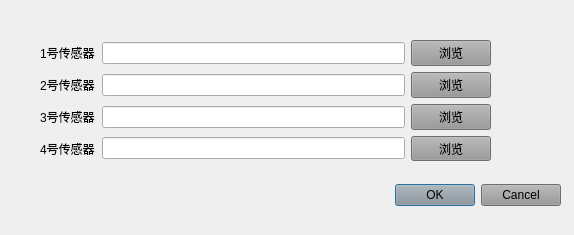
<?xml version="1.0" encoding="UTF-8"?>
<ui version="4.0">
 <class>ReadSensorsDialog</class>
 <widget class="QDialog" name="ReadSensorsDialog">
  <property name="geometry">
   <rect>
    <x>0</x>
    <y>0</y>
    <width>574</width>
    <height>235</height>
   </rect>
  </property>
  <property name="windowTitle">
   <string>Dialog</string>
  </property>
  <widget class="QDialogButtonBox" name="buttonBox">
   <property name="geometry">
    <rect>
     <x>50</x>
     <y>180</y>
     <width>511</width>
     <height>31</height>
    </rect>
   </property>
   <property name="styleSheet">
    <string notr="true">QPushButton{background-color: rgb(152, 152, 152)}

QPushButton:hover{background-color: rgb(53, 161, 79);}

QPushButton:pressed{background-color: rgb(53, 161, 79)}</string>
   </property>
   <property name="orientation">
    <enum>Qt::Horizontal</enum>
   </property>
   <property name="standardButtons">
    <set>QDialogButtonBox::Cancel|QDialogButtonBox::Ok</set>
   </property>
  </widget>
  <widget class="QWidget" name="">
   <property name="geometry">
    <rect>
     <x>40</x>
     <y>40</y>
     <width>451</width>
     <height>121</height>
    </rect>
   </property>
   <layout class="QGridLayout" name="gridLayout">
    <item row="0" column="0">
     <widget class="QLabel" name="label">
      <property name="text">
       <string>1号传感器</string>
      </property>
     </widget>
    </item>
    <item row="0" column="1">
     <widget class="QLineEdit" name="file_1"/>
    </item>
    <item row="0" column="2">
     <widget class="QPushButton" name="open_1">
      <property name="styleSheet">
       <string notr="true">QPushButton{background-color: rgb(152, 152, 152)}

QPushButton:hover{background-color: rgb(53, 161, 79);}

QPushButton:pressed{background-color: rgb(53, 161, 79)}</string>
      </property>
      <property name="text">
       <string>浏览</string>
      </property>
     </widget>
    </item>
    <item row="1" column="0">
     <widget class="QLabel" name="label_2">
      <property name="text">
       <string>2号传感器</string>
      </property>
     </widget>
    </item>
    <item row="1" column="1">
     <widget class="QLineEdit" name="file_2"/>
    </item>
    <item row="1" column="2">
     <widget class="QPushButton" name="open_2">
      <property name="styleSheet">
       <string notr="true">QPushButton{background-color: rgb(152, 152, 152)}

QPushButton:hover{background-color: rgb(53, 161, 79);}

QPushButton:pressed{background-color: rgb(53, 161, 79)}</string>
      </property>
      <property name="text">
       <string>浏览</string>
      </property>
     </widget>
    </item>
    <item row="2" column="0">
     <widget class="QLabel" name="label_3">
      <property name="text">
       <string>3号传感器</string>
      </property>
     </widget>
    </item>
    <item row="2" column="1">
     <widget class="QLineEdit" name="file_3"/>
    </item>
    <item row="2" column="2">
     <widget class="QPushButton" name="open_3">
      <property name="styleSheet">
       <string notr="true">QPushButton{background-color: rgb(152, 152, 152)}

QPushButton:hover{background-color: rgb(53, 161, 79);}

QPushButton:pressed{background-color: rgb(53, 161, 79)}</string>
      </property>
      <property name="text">
       <string>浏览</string>
      </property>
     </widget>
    </item>
    <item row="3" column="0">
     <widget class="QLabel" name="label_4">
      <property name="text">
       <string>4号传感器</string>
      </property>
     </widget>
    </item>
    <item row="3" column="1">
     <widget class="QLineEdit" name="file_4"/>
    </item>
    <item row="3" column="2">
     <widget class="QPushButton" name="open_4">
      <property name="styleSheet">
       <string notr="true">QPushButton{background-color: rgb(152, 152, 152)}

QPushButton:hover{background-color: rgb(53, 161, 79);}

QPushButton:pressed{background-color: rgb(53, 161, 79)}</string>
      </property>
      <property name="text">
       <string>浏览</string>
      </property>
     </widget>
    </item>
   </layout>
  </widget>
 </widget>
 <resources/>
 <connections>
  <connection>
   <sender>buttonBox</sender>
   <signal>accepted()</signal>
   <receiver>ReadSensorsDialog</receiver>
   <slot>accept()</slot>
   <hints>
    <hint type="sourcelabel">
     <x>248</x>
     <y>254</y>
    </hint>
    <hint type="destinationlabel">
     <x>157</x>
     <y>274</y>
    </hint>
   </hints>
  </connection>
  <connection>
   <sender>buttonBox</sender>
   <signal>rejected()</signal>
   <receiver>ReadSensorsDialog</receiver>
   <slot>reject()</slot>
   <hints>
    <hint type="sourcelabel">
     <x>316</x>
     <y>260</y>
    </hint>
    <hint type="destinationlabel">
     <x>286</x>
     <y>274</y>
    </hint>
   </hints>
  </connection>
 </connections>
</ui>
